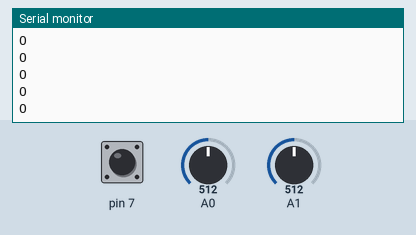
Recording of a sketch running on a simulated Arduino Uno, built with avr-gcc and run on an emulated ATmega328P. Shown: the last lines printed to the serial monitor. Inputs (shaded band) come from the test bench; at power-on: A0 = 512, A1 = 512, pin 7 HIGH.

Above: at 1.2 s.
1.3 s: A0 set to 69
2.8 s: A0 set to 54
At 2.81 s:
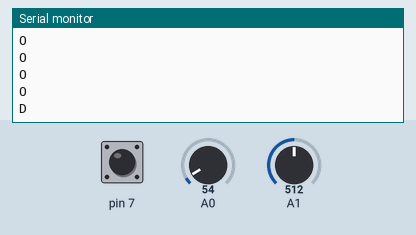
4.7 s: A1 set to 66
At 4.72 s:
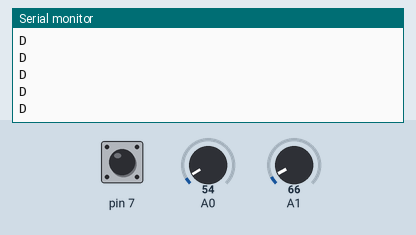
6.2 s: A1 set to 56
At 6.22 s:
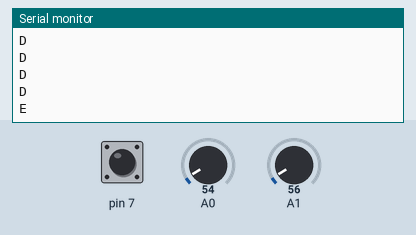

The sketch:

JoyStick_1_OnlyJoystick.ino
```cpp
int initialX = 0; //조이스틱 X값 초기 변수
int initialY = 0; //조이스틱 Y값 초기 변수
int X = 0; //조이스틱의 X값
int Y = 0; //조이스틱의 Y값
int Z = 0; //조이스틱의 스위치 값

//조이스틱의 방향을 판별하기 위한 변수
int stateX = 0;
int stateY = 0;
int stateZ = 0;

void setup() {
  Serial.begin(9600); //시리얼 통신 동기화
  pinMode(7, INPUT_PULLUP); //조이스틱의 스위치 설정
  initialX = analogRead(A1); //조이스틱의 X값 초기값 설정
  initialY = analogRead(A0); //조이스틱의 Y값 초기값 설정
}

void loop() {
  char sendMsg;
  X = readX(); //조이스틱의 X값을 받아옴
  Y = readY(); //조이스틱의 Y값을 받아옴
  Z = readZ(); //조이스틱의 스위치 값을 받아옴

  stateX = stateCheck(X); //X값에 따라 stateX 변수에 -1, 0, 1을 저장
  stateY = stateCheck(Y); //Y값에 따라 stateY 변수에 -1, 0, 1을 저장

  sendMsg = moveCheck(); //stateX와 stateY에 따라 방향을 판별하여 sendMsg에 저장

  Serial.println(sendMsg); //보낼 메시지를 시리얼 모니터에 출력

  delay(100);
}

int readX() {
  return analogRead(A1) - initialX;
}

int readY() {
  return initialY - analogRead(A0);
}

int readZ() {
  return digitalRead(7);
}

int stateCheck(int value) {
  //조이스틱의 값이 450보다 클 경우 메시지를 보냄
  if (value > 450) {
    return 1;
  }
	else if (value < -450) {
    return -1;
  }
	else return 0;
}

/*
 * RC카에 보낼 메시지
 *
 * 전진 : W
 * 후진 : S
 * 좌 : A
 * 우 : D
 * 직좌 : Q
 * 직우 : E
 */

char moveCheck() {
  char result;
  if (Z == 0) {
    result = 'Z';
  }
  else if (stateX == 1) {
    if (stateY == 1) result = 'D';
    else if (stateY == 0) result = 'S';
    else if (stateY == -1) result = 'A';
  }
  else if (stateX == 0) {
    if (stateY == 1) result = 'D';
    else if (stateY == 0) result = 'O';
    else if (stateY == -1) result = 'A';
  }
  else if (stateX == -1) {
    if (stateY == 1) result = 'E';
    else if (stateY == 0) result = 'W';
    else if (stateY == -1) result = 'Q';
  }

  return result;
}   
```

Measured:
- the behaviour switches between 62 and 61 on A0 (found by bisection; images 0 and 1)
- the behaviour switches between 62 and 61 on A1 (found by bisection; images 2 and 3)
- after the input at 2.8 s, the serial monitor: prints a new line at once (image 1)
- after the input at 6.2 s, the serial monitor: prints a new line at once (image 3)
